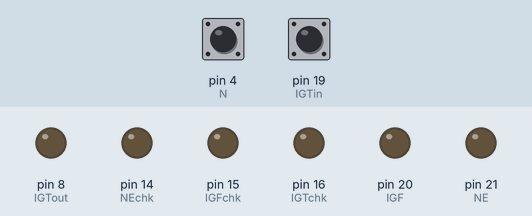
Recording of a sketch running on a simulated Arduino Nano Every. Parts: output pins drawn as LEDs (lit = HIGH). The test bench sets the inputs (shaded band); at power-on: pin 4 (N) HIGH, pin 19 (IGTin) HIGH.

Above: at 1.2 s.
1.3 s: pin 4 (N) pulled LOW for 0.15 s
At 2.5 s:
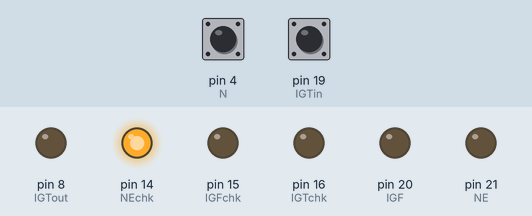
2.9 s: pin 19 (IGTin) pulled LOW for 0.15 s
At 3.8 s:
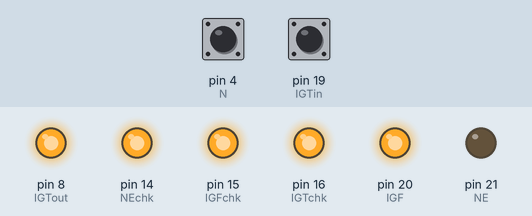
4.5 s: pin 4 (N) pulled LOW for 1 s
At 5.3 s:
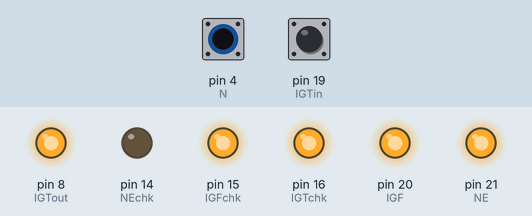
7.0 s: pin 19 (IGTin) pulled LOW for 1 s
At 9.2 s:
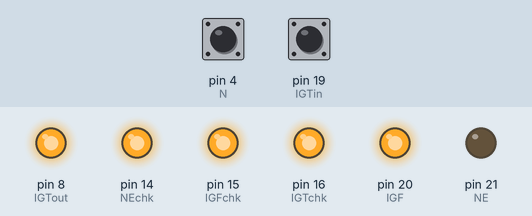
9.5 s: pin 19 (IGTin) pulled LOW for 3.2 s
At 10.4 s:
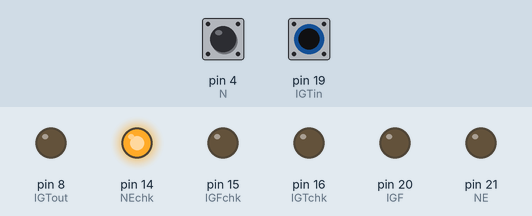
14.2 s: pin 4 (N) pulled LOW for 3.2 s
At 15.3 s:
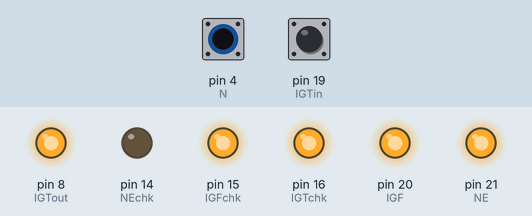
Timing chart, 0 to 18.9 s (numbered marks = the images above; inputs shaded):
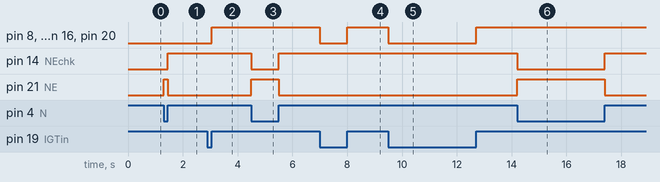

Measured:
- after the input at 1.3 s, pin 14 (NEchk): LOW → HIGH after 0.15 s; pin 21 (NE): LOW → HIGH at once, → LOW 0.15 s later
- after the input at 2.9 s, pin 8 (IGTout), pin 15 (IGFchk), pin 16 (IGTchk), pin 20 (IGF): LOW → HIGH after 0.15 s
- after the input at 4.5 s, pin 14 (NEchk): HIGH → LOW at once, → HIGH 1.0 s later; pin 21 (NE): LOW → HIGH at once, → LOW 1.0 s later
- after the input at 7.0 s, pin 8 (IGTout), pin 15 (IGFchk), pin 16 (IGTchk), pin 20 (IGF): HIGH → LOW at once, → HIGH 1.0 s later
- after the input at 9.5 s, pin 8 (IGTout), pin 15 (IGFchk), pin 16 (IGTchk), pin 20 (IGF): HIGH → LOW at once, → HIGH 3.2 s later
- after the input at 14.2 s, pin 14 (NEchk): HIGH → LOW at once, → HIGH 3.2 s later; pin 21 (NE): LOW → HIGH at once, → LOW 3.2 s later

The sketch:

sparkomatic7.ino
```cpp
// (licence header left out)
#define IGTout  8                                                 // used for IGT - Trigger   - output to ignitor
#define IGTin   19                                                // used for IGT - Trigger   - input from ECU
#define IGF     20                                                // used for IGF - Feedback  - output to ECU
#define N       4                                                 // used for N - (N+, N-) cam signals (FaradayZLaw--> Schmidt trigger (LM358)--> GPIO input)
#define NE      21                                                // used for NE output from MCU (this) to ECU
#define NEchk   14                                                // ne out checking led
#define IGFchk  15                                                // igf checking led
#define IGTchk  16                                                // igt checking led
//
// timing trackers
//
unsigned long interval2 = 44;
unsigned long previous = interval2;                               // will store last time LED was updated
unsigned long current = 0;                                        // current time counter
unsigned long IGTdur = 0;                                         // IGT duration time counter
unsigned long IGFdel = 0;                                         // IGF delay time counter
unsigned long IGT_peak  = 10;                                     // expectation of IGT to last 10 ms
unsigned long IGF_peak  = 6;                                      // expectation of IGF to last 6 ms
unsigned long IGF_delay = 3;                                      // expectation of IGT to lag behind IGT by 2 ms
unsigned int n_count = 0;                                         // counter for the number of rotations of the N (cam) input
volatile int igt_state = 0;                                       // state of igt - for diagnostic purposes
volatile int n_state = 0;                                         // state of NE - for diagnostic purposes
volatile int igf_state = 0;                                       // state of IGF - for diagnostic purposes
//
//
//
void setup() {
  pinMode(IGTout, OUTPUT);                                        // IGT signal (output to igniter)
  pinMode(IGTin, INPUT_PULLUP);                                   // IGT signal (input from ECU)
  pinMode(IGF, OUTPUT);                                           // IGF signal (output to ECU)
  pinMode(N, INPUT_PULLUP);                                       // N (cam position) signal input ( from distributor sensor )
  pinMode(NE, OUTPUT);                                            // NE signal (output to ECU)
  pinMode(NEchk, OUTPUT);                                         // diag (output to ECU)
  pinMode(IGTchk, OUTPUT);                                        // diag (output to igniter)
  pinMode(IGFchk, OUTPUT);                                        // diag (output to ECU)
  attachInterrupt(digitalPinToInterrupt(N), cam_irq, CHANGE);     // interrupt for the cam
  attachInterrupt(digitalPinToInterrupt(IGTin), igt_irq, CHANGE); // interrupt for the IGT (spark trigger) pulse
}
//
// track the camshaft
//
void cam_irq(void) {                                              // track the camshaft movements -- echo them to the ECU
  //consider delay to trap glitches...
  //delayMicroseconds(100);                                       // pauses for 100 microseconds -- arbitrarly chosen value
  if ( digitalRead(N) == LOW ) {
    digitalWrite(NE, HIGH);                                       // inverted due to 2n3094 used to pull up vout to +12V max (CMOS)
    n_state = 0;
    }
  if ( digitalRead(N) == HIGH ) {
    digitalWrite(NE, LOW);                                        // inverted due to 2n3094 used to pull up vout to +12V max (CMOS)
    n_state = 1;
    }
}
//
// service the IGT pulse
//
void igt_irq(void) {                                              // track the camshaft movements -- echo them to the ECU
  //consider delay to trap glitches...
  //delayMicroseconds(100);                                       // pauses for 100 microseconds -- arbitrarly chosen value
  if ( digitalRead(IGTin) == LOW ) {
    igt_state = 0;
    digitalWrite(IGF, LOW);
    igf_state = 0;
    }
  if ( digitalRead(IGTin) == HIGH )
    igt_state = 1;
}
//
//  main routine below to control the unit based on the fuel/spark expectations
//
void loop() {
  if ( ( igt_state == 0 ) and (digitalRead(IGTin) == LOW ) ) {
    digitalWrite(IGTout, LOW);
    digitalWrite(IGF, LOW);
    igf_state = 0;
    }
  if ( ( igt_state == 1 ) and ( digitalRead(IGTin) == HIGH ) ) {
    digitalWrite(IGTout, HIGH);
    delayMicroseconds(2000);                                      // delay 2000 us  = 2ms for feedback pulse
    digitalWrite(IGF, HIGH);
    igf_state = 1;
    }
  if ( n_state == 0)                                              // trouble and diag lights follow
    digitalWrite(NEchk, LOW);
  if ( n_state == 1)
    digitalWrite(NEchk, HIGH);
  if ( igt_state == 0)
    digitalWrite(IGTchk, LOW);
  if ( igt_state == 1)
    digitalWrite(IGTchk, HIGH);
  if ( igf_state == 0)
    digitalWrite(IGFchk, LOW);
  if ( igf_state == 1)
    digitalWrite(IGFchk, HIGH);
  //
  // trust in the interrupts to handle the signals... for the mostpart
}
```
